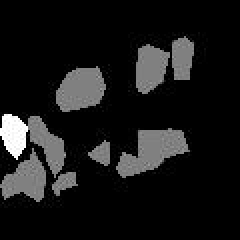
#> input picture masked_imgs/DSC_0101_jpg.rf.ed0fdf4be8715eae00388163c23da700.jpg, 120 x 120 px (shown 2 times larger); its folder holds 4 pictures in this run
$ python masks_to_polygon.py
#> lines starting #> are read from the running program, lines starting #| are printed output that depends on the picture; after the words box and inside, x2 and y2 are one past the last pixel; in counts of white or black regions, pixels touching at a corner belong together
import os

import cv2


input_dir = 'masked_imgs/'
output_dir = 'polygons/'

for j in os.listdir(input_dir):
    image_path = os.path.join(input_dir, j)
    # load the binary mask and get its contours
    mask = cv2.imread(image_path, cv2.IMREAD_GRAYSCALE)
#> mask is the input picture: shape (120, 120); min 0, max 255, mean 24.1
    _, mask = cv2.threshold(mask, 1, 255, cv2.THRESH_BINARY)
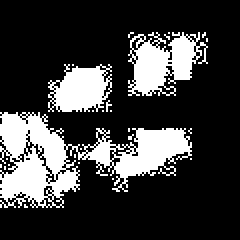
#> mask: shape (120, 120) (shown 2 times larger); 23.4% white; 26 white regions (23 under 20 px)

    H, W = mask.shape
#> H = 120; W = 120
    contours, hierarchy = cv2.findContours(mask, cv2.RETR_EXTERNAL, cv2.CHAIN_APPROX_SIMPLE)
#> contours = 26 contours, 23 with area under 20; largest, box (x1, y1, x2, y2) and area: (0, 56, 96, 104) 2026, (64, 16, 104, 48) 692, (24, 32, 56, 56) 503

    # convert the contours to polygons
    polygons = []
    for cnt in contours:
        if cv2.contourArea(cnt) > 200:
            polygon = []
            for point in cnt:
                x, y = point[0]
                polygon.append(x / W)
                polygon.append(y / H)
            polygons.append(polygon)
#> this loop made 26 passes
#> cnt on passes 1, 2, 3, 4, 5, 6, 7, 8, 9, 10, 12, 13: [[12, 102], [12, 103], [13, 103]], [[56, 89]], [[2, 83], [2, 84]], [[4, 82]], [[0, 82], [0, 83]], [[39, 81]], [[95, 79]], [[3, 79]], [[37, 77], [37, 78]], [[40, 74]], [[95, 64], [94, 65], [95, 66], [94, 65]], [[64, 64], [64, 65]]
#> after the loop, polygons = 3 items

    # print the polygons
    with open('{}.txt'.format(os.path.join(output_dir, j)[:-4]), 'w') as f:
        for polygon in polygons:
            for p_, p in enumerate(polygon):
                if p_ == len(polygon) - 1:
                    f.write('{}\n'.format(p))
                elif p_ == 0:
                    f.write('0 {} '.format(p))
                else:
                    f.write('{} '.format(p))
#> this loop made 3 passes

        f.close()
#> pass 2 of the loop `for j in os.listdir(input_dir):`:
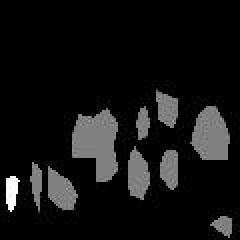
#> input picture masked_imgs/DSC_0104_jpg.rf.2cc9a9c0077aa640b8db01e0dbba0d20.jpg, 120 x 120 px (shown 2 times larger)
#> mask is the input picture: shape (120, 120); min 0, max 255, mean 19.4
#> `_, mask = cv2.threshold(mask, 1, 255, cv2.THRESH_BINARY)`:
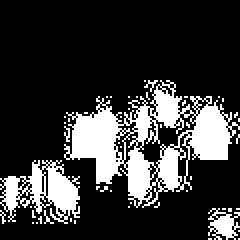
#> mask: shape (120, 120) (shown 2 times larger); 21.7% white; 51 white regions (48 under 20 px)
#> contours = 47 contours, 44 with area under 20; largest, box (x1, y1, x2, y2) and area: (32, 40, 120, 104) 2620, (0, 80, 40, 112) 628, (104, 104, 120, 120) 114
#> the loop `for cnt in contours:` made 47 passes
#> cnt on passes 1 to 8: [[119, 119]], [[104, 119], [105, 119]], [[119, 115]], [[18, 111]], [[16, 111]], [[37, 110], [37, 111]], [[35, 109], [35, 110]], [[20, 108], [19, 109], [20, 110], [20, 111]]
#> after the loop `for cnt in contours:`: polygons = 2 items
#> the loop `for polygon in polygons:` made 2 passes
#> pass 3 of the loop `for j in os.listdir(input_dir):`:
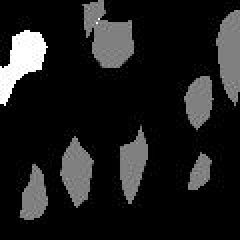
#> input picture masked_imgs/DSC_0105_jpg.rf.d89ede264680ceb0bfbbd7ead4034d47.jpg, 120 x 120 px (shown 2 times larger)
#> mask is the input picture: shape (120, 120); min 0, max 255, mean 29.6
#> `_, mask = cv2.threshold(mask, 1, 255, cv2.THRESH_BINARY)`:
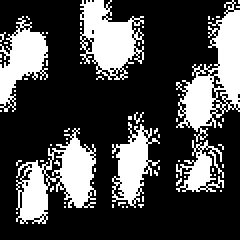
#> mask: shape (120, 120) (shown 2 times larger); 28.2% white; 67 white regions (61 under 20 px)
#> contours = 66 contours, 60 with area under 20; largest, box (x1, y1, x2, y2) and area: (88, 0, 120, 71) 960, (8, 64, 48, 112) 861, (40, 0, 72, 40) 706, (0, 8, 24, 56) 491, (56, 61, 80, 104) 426, (88, 70, 112, 96) 192
#> the loop `for cnt in contours:` made 66 passes
#> cnt on passes 1 to 8: [[8, 106]], [[63, 103]], [[61, 103]], [[32, 103]], [[69, 102], [70, 103], [71, 102]], [[56, 102], [56, 103]], [[59, 101], [59, 102], [60, 101], [62, 101]], [[32, 101]]
#> after the loop `for cnt in contours:`: polygons = 5 items
#> the loop `for polygon in polygons:` made 5 passes
#> the loop made 4 passes; the first 3 are shown
